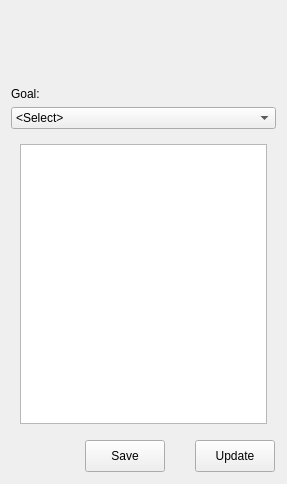
<?xml version="1.0" encoding="UTF-8"?>
<ui version="4.0">
 <class>utilities</class>
 <widget class="QWidget" name="utilities">
  <property name="geometry">
   <rect>
    <x>0</x>
    <y>0</y>
    <width>287</width>
    <height>484</height>
   </rect>
  </property>
  <property name="windowTitle">
   <string>Form</string>
  </property>
  <layout class="QVBoxLayout" name="utilitiesLayout">
   <item>
    <widget class="QLabel" name="utilityPlot">
     <property name="minimumSize">
      <size>
       <width>0</width>
       <height>70</height>
      </size>
     </property>
     <property name="maximumSize">
      <size>
       <width>300</width>
       <height>16777215</height>
      </size>
     </property>
     <property name="text">
      <string/>
     </property>
     <property name="scaledContents">
      <bool>true</bool>
     </property>
     <property name="buddy">
      <cstring>updateButton</cstring>
     </property>
    </widget>
   </item>
   <item>
    <widget class="QLabel" name="goalLabel">
     <property name="text">
      <string>Goal:</string>
     </property>
     <property name="buddy">
      <cstring>goalList</cstring>
     </property>
    </widget>
   </item>
   <item>
    <widget class="QComboBox" name="goalList">
     <item>
      <property name="text">
       <string>&lt;Select&gt;</string>
      </property>
     </item>
     <item>
      <property name="text">
       <string>Detect</string>
      </property>
     </item>
     <item>
      <property name="text">
       <string>Map</string>
      </property>
     </item>
     <item>
      <property name="text">
       <string>Navigate</string>
      </property>
     </item>
     <item>
      <property name="text">
       <string>Review status</string>
      </property>
     </item>
     <item>
      <property name="text">
       <string>Inspect current site</string>
      </property>
     </item>
     <item>
      <property name="text">
       <string>Explore</string>
      </property>
     </item>
    </widget>
   </item>
   <item>
    <widget class="QStackedWidget" name="tables">
     <property name="locale">
      <locale language="English" country="UnitedStates"/>
     </property>
     <property name="currentIndex">
      <number>6</number>
     </property>
     <widget class="QWidget" name="select">
      <layout class="QVBoxLayout" name="verticalLayout">
       <property name="margin">
        <number>1</number>
       </property>
      </layout>
     </widget>
     <widget class="QWidget" name="detect">
      <layout class="QVBoxLayout" name="verticalLayout_2">
       <property name="spacing">
        <number>0</number>
       </property>
       <property name="margin">
        <number>1</number>
       </property>
       <item>
        <widget class="QTableView" name="detectTable"/>
       </item>
      </layout>
     </widget>
     <widget class="QWidget" name="mapping">
      <layout class="QVBoxLayout" name="verticalLayout_3">
       <property name="spacing">
        <number>0</number>
       </property>
       <property name="margin">
        <number>1</number>
       </property>
       <item>
        <widget class="QTableView" name="mappingTable"/>
       </item>
      </layout>
     </widget>
     <widget class="QWidget" name="navigate">
      <layout class="QVBoxLayout" name="verticalLayout_4">
       <item>
        <widget class="QTableView" name="navigateTable"/>
       </item>
      </layout>
     </widget>
     <widget class="QWidget" name="review">
      <layout class="QVBoxLayout" name="verticalLayout_5">
       <item>
        <widget class="QTableView" name="reviewTable"/>
       </item>
      </layout>
     </widget>
     <widget class="QWidget" name="inspect">
      <layout class="QVBoxLayout" name="verticalLayout_6">
       <item>
        <widget class="QTableView" name="inspectTable"/>
       </item>
      </layout>
     </widget>
     <widget class="QWidget" name="explore">
      <layout class="QVBoxLayout" name="verticalLayout_7">
       <item>
        <widget class="QTableView" name="exploreTable"/>
       </item>
      </layout>
     </widget>
    </widget>
   </item>
   <item>
    <layout class="QHBoxLayout" name="updateLayout">
     <property name="spacing">
      <number>0</number>
     </property>
     <property name="margin">
      <number>1</number>
     </property>
     <item>
      <spacer name="horizontalSpacer">
       <property name="orientation">
        <enum>Qt::Horizontal</enum>
       </property>
       <property name="sizeHint" stdset="0">
        <size>
         <width>40</width>
         <height>20</height>
        </size>
       </property>
      </spacer>
     </item>
     <item>
      <widget class="QPushButton" name="saveButton">
       <property name="minimumSize">
        <size>
         <width>0</width>
         <height>32</height>
        </size>
       </property>
       <property name="text">
        <string>Save</string>
       </property>
      </widget>
     </item>
     <item>
      <spacer name="horizontalSpacer_2">
       <property name="orientation">
        <enum>Qt::Horizontal</enum>
       </property>
       <property name="sizeType">
        <enum>QSizePolicy::Fixed</enum>
       </property>
       <property name="sizeHint" stdset="0">
        <size>
         <width>30</width>
         <height>20</height>
        </size>
       </property>
      </spacer>
     </item>
     <item>
      <widget class="QPushButton" name="updateButton">
       <property name="minimumSize">
        <size>
         <width>0</width>
         <height>32</height>
        </size>
       </property>
       <property name="text">
        <string>Update</string>
       </property>
      </widget>
     </item>
    </layout>
   </item>
  </layout>
 </widget>
 <tabstops>
  <tabstop>goalList</tabstop>
  <tabstop>updateButton</tabstop>
 </tabstops>
 <resources/>
 <connections>
  <connection>
   <sender>updateButton</sender>
   <signal>clicked()</signal>
   <receiver>utilityPlot</receiver>
   <slot>update()</slot>
   <hints>
    <hint type="sourcelabel">
     <x>342</x>
     <y>462</y>
    </hint>
    <hint type="destinationlabel">
     <x>144</x>
     <y>49</y>
    </hint>
   </hints>
  </connection>
  <connection>
   <sender>goalList</sender>
   <signal>activated(int)</signal>
   <receiver>tables</receiver>
   <slot>setCurrentIndex(int)</slot>
   <hints>
    <hint type="sourcelabel">
     <x>208</x>
     <y>121</y>
    </hint>
    <hint type="destinationlabel">
     <x>208</x>
     <y>285</y>
    </hint>
   </hints>
  </connection>
 </connections>
</ui>
